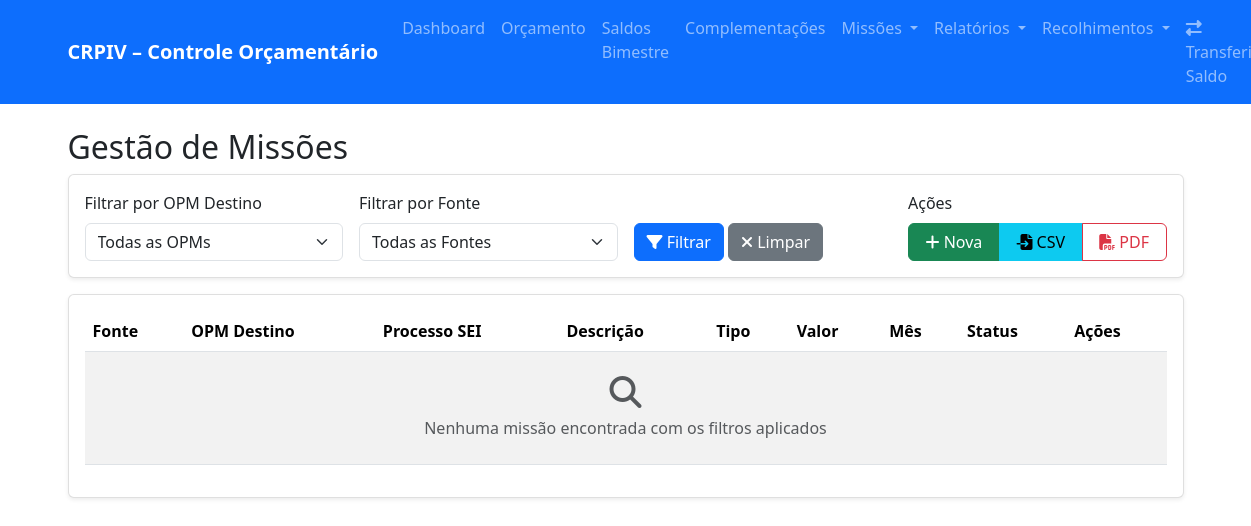
The page /missoes on the database as committed earlier.
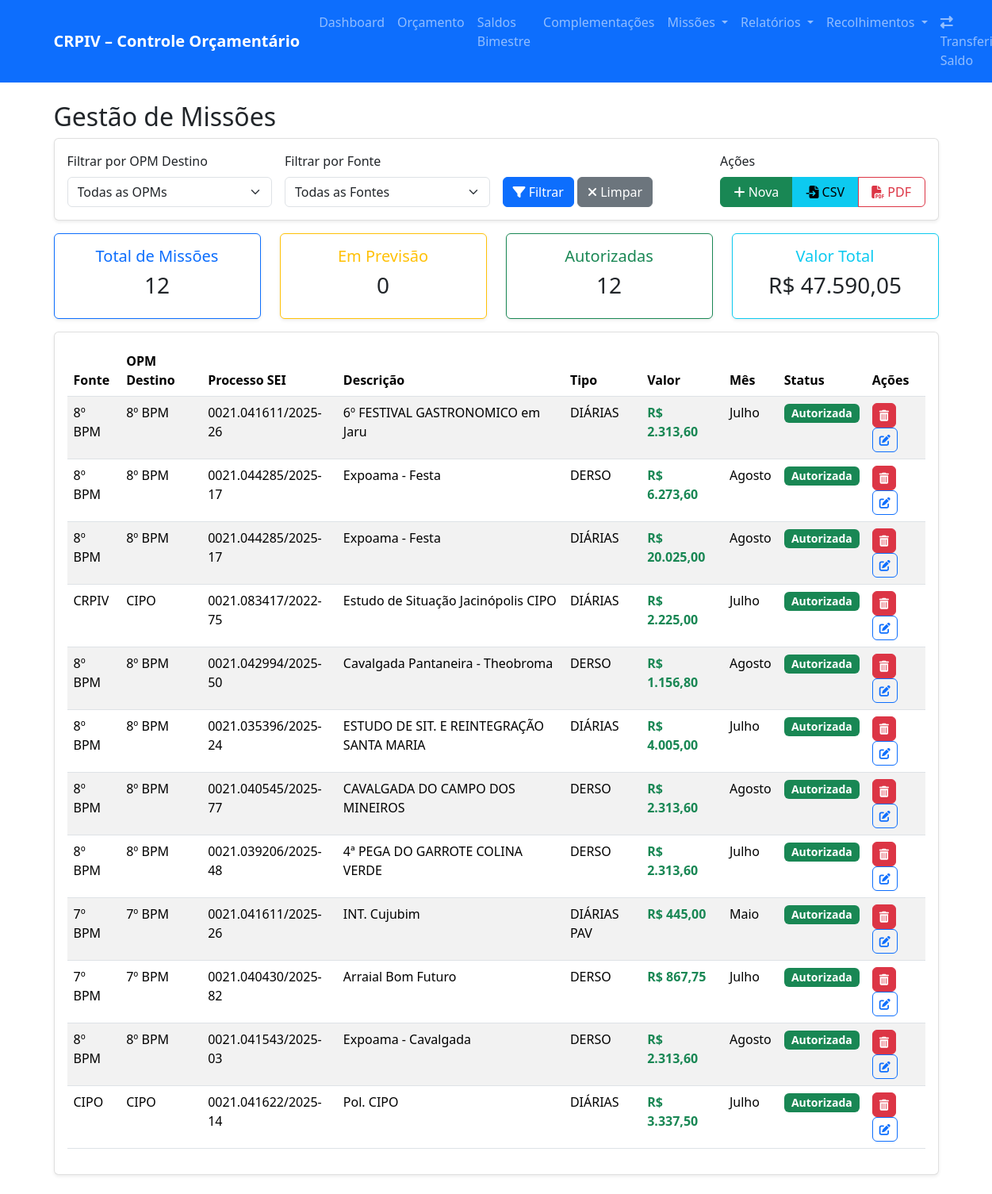
The same page on the database as committed later.
### models.py (models this page shows)
class Missao(db.Model):
    id = db.Column(db.Integer, primary_key=True)
    fonte_dinheiro = db.Column(db.String(20), nullable=False)
    opm_destino = db.Column(db.String(20), nullable=False)
    processo_sei = db.Column(db.String(50), nullable=False)
    descricao = db.Column(db.Text, nullable=False)
    periodo = db.Column(db.String(50), nullable=False)
    mes = db.Column(db.String(20), nullable=False)
    tipo = db.Column(db.String(20), nullable=False)
    valor = db.Column(db.Float, nullable=False)
    numero_autorizacao = db.Column(db.String(50))
    status = db.Column(db.String(20), default='previsao')
    data_criacao = db.Column(db.DateTime, default=datetime.utcnow)
    data_autorizacao = db.Column(db.DateTime)
    observacoes = db.Column(db.Text)

### app.py (the view, shortened to what this page needs)
@app.route('/missoes', methods=['GET', 'POST'])
def missoes():
    opm_filtro = request.args.get('opm_filtro', '')
    fonte_filtro = request.args.get('fonte_filtro', '')
    query = Missao.query
    if opm_filtro:
        query = query.filter(Missao.opm_destino == opm_filtro)
    if fonte_filtro:
        query = query.filter(Missao.fonte_dinheiro == fonte_filtro)
    missoes = query.order_by(Missao.data_criacao.desc()).all()
    return render_template('missoes.html',
                         missoes=missoes,
                         unidades=UNIDADES,
                         tipos=TIPOS_ORCAMENTO,
                         meses=MESES,
                         opm_filtro=opm_filtro,
                         fonte_filtro=fonte_filtro)

### app.py (called while the page is built)
@app.template_filter('currency')
def currency_filter(value):
    if value is None:
        return "0,00"
    try:
        return f"{float(value):,.2f}".replace(',', 'X').replace('.', ',').replace('X', '.')
    except (ValueError, TypeError):
        return "0,00"

### templates/missoes.html (shortened to what this page needs)
{% extends "base.html" %}
{% block content %}
<div class="row">
    <div class="col-12">
        <h2>Gestão de Missões</h2>
        <div class="card mb-3">
            <div class="card-body">
                <form method="GET" class="row g-3">
                    <div class="col-md-3">
                        <label class="form-label">Filtrar por OPM Destino</label>
                        <select name="opm_filtro" class="form-select">
                            <option value="">Todas as OPMs</option>
                        </select>
                    </div>
                    <div class="col-md-3">
                        <label class="form-label">Filtrar por Fonte</label>
                        <select name="fonte_filtro" class="form-select">
                            <option value="">Todas as Fontes</option>
                        </select>
                    </div>
                    <div class="col-md-3">
                        <label class="form-label">&nbsp;</label>
                        <div>
                            <button type="submit" class="btn btn-primary">
                                <i class="fas fa-filter"></i> Filtrar
                            </button>
                            <a href="{{ url_for('missoes') }}" class="btn btn-secondary">
                                <i class="fas fa-times"></i> Limpar
                            </a>
                        </div>
                    </div>
                    <div class="col-md-3">
                        <label class="form-label">Ações</label>
                        <div class="btn-group w-100">
                            <button type="button" class="btn btn-success" data-bs-toggle="modal" data-bs-target="#novaMissaoModal">
                                <i class="fas fa-plus"></i> Nova
                            </button>
                            <a href="{{ url_for('importar_missoes') }}" class="btn btn-info">
                                <i class="fas fa-file-import"></i> CSV
                            </a>
                            <a href="{{ url_for('exportar_pdf') }}?tipo=missoes&opm_filtro={{ omp_filtro }}&fonte_filtro={{ fonte_filtro }}"
                               class="btn btn-outline-danger">
                                <i class="fas fa-file-pdf"></i> PDF
                            </a>
                        </div>
                    </div>
                </form>
            </div>
        </div>
    </div>
</div>
{% if missoes %}
<div class="row mb-3">
    <div class="col-md-3">
        <div class="card border-primary">
            <div class="card-body text-center">
                <h5 class="text-primary">Total de Missões</h5>
                <h3>{{ missoes|length }}</h3>
            </div>
        </div>
    </div>
    <div class="col-md-3">
        <div class="card border-warning">
            <div class="card-body text-center">
                <h5 class="text-warning">Em Previsão</h5>
                <h3>{{ missoes|selectattr('status', 'equalto', 'previsao')|list|length }}</h3>
            </div>
        </div>
    </div>
    <div class="col-md-3">
        <div class="card border-success">
            <div class="card-body text-center">
                <h5 class="text-success">Autorizadas</h5>
                <h3>{{ missoes|selectattr('status', 'equalto', 'autorizada')|list|length }}</h3>
            </div>
        </div>
    </div>
    <div class="col-md-3">
        <div class="card border-info">
            <div class="card-body text-center">
                <h5 class="text-info">Valor Total</h5>
                <h3>R$ {{ (missoes|sum(attribute='valor'))|currency }}</h3>
            </div>
        </div>
    </div>
</div>
{% endif %}
<div class="card">
    <div class="card-body">
        <div class="table-responsive">
            <table class="table table-striped">
                <thead>
                    <tr>
                        <th>Fonte</th>
                        <th>OPM Destino</th>
                        <th>Processo SEI</th>
                        <th>Descrição</th>
                        <th>Tipo</th>
                        <th>Valor</th>
                        <th>Mês</th>
                        <th>Status</th>
                        <th>Ações</th>
                    </tr>
                </thead>
                <tbody>
                    {% for missao in missoes %}
                    <tr>
                        <td>{{ missao.fonte_dinheiro }}</td>
                        <td>{{ missao.opm_destino }}</td>
                        <td>{{ missao.processo_sei }}</td>
                        <td>{{ missao.descricao[:50] }}{% if missao.descricao|length > 50 %}...{% endif %}</td>
                        <td>{{ missao.tipo }}</td>
                        <td class="fw-bold text-success">R$ {{ missao.valor|currency }}</td>
                        <td>{{ missao.mes }}</td>
                        <td>
                            <span class="badge bg-{{ 'success' if missao.status == 'autorizada' else 'warning' }}">
                                {{ missao.status.title() }}
                            </span>
                        </td>
                        <td>
                            <form action="{{ url_for('remover_missao', missao_id=missao.id) }}" method="post" style="display:inline;" onsubmit="return confirm('Tem certeza que deseja apagar esta missão?');">
                                <button type="submit" class="btn btn-danger btn-sm" title="Apagar missão">
                                    <i class="fas fa-trash-alt"></i>
                                </button>
                            </form>
                            <div class="btn-group btn-group-sm">
                                <a href="{{ url_for('editar_missao', missao_id=missao.id) }}"
                                   class="btn btn-outline-primary" title="Editar">
                                   <i class="fas fa-edit"></i>
                                </a>
                            </div>
                        </td>
                    </tr>
                    {% else %}
                    <tr>
                        <td colspan="9" class="text-center text-muted py-4">
                            <i class="fas fa-search fa-2x mb-2"></i>
                            <br>Nenhuma missão encontrada com os filtros aplicados
                        </td>
                    </tr>
                    {% endfor %}
                </tbody>
            </table>
        </div>
    </div>
</div>
{% endblock %}

### templates/base.html (shortened to what this page needs)
<!DOCTYPE html>
<html lang="pt-BR">
<head>
    <link href="https://cdn.jsdelivr.net/npm/bootstrap@5.3.2/dist/css/bootstrap.min.css" rel="stylesheet">
    <link rel="stylesheet" href="https://cdnjs.cloudflare.com/ajax/libs/font-awesome/6.5.1/css/all.min.css">
    <link rel="stylesheet" href="{{ url_for('static', filename='css/style.css') }}">
</head>
<body>
<nav class="navbar navbar-expand-lg navbar-dark bg-primary">
    <div class="container">
        <a class="navbar-brand fw-bold" href="{{ url_for('index') }}">CRPIV – Controle Orçamentário</a>
        <div class="navbar-nav ms-auto">
            <a class="nav-link" href="{{ url_for('index') }}">Dashboard</a>
            <a class="nav-link" href="{{ url_for('orcamento') }}">Orçamento</a>
            <a class="nav-link" href="{{ url_for('saldos_bimestre') }}">Saldos Bimestre</a>
            <a class="nav-link" href="{{ url_for('complementacao') }}">Complementações</a>
            <div class="nav-item dropdown">
                <a class="nav-link dropdown-toggle" href="#" role="button" data-bs-toggle="dropdown">
                    Missões
                </a>
            </div>
            <div class="nav-item dropdown">
                <a class="nav-link dropdown-toggle" href="#" role="button" data-bs-toggle="dropdown">
                    Relatórios
                </a>
            </div>
            <div class="nav-item dropdown">
                <a class="nav-link dropdown-toggle" href="#" role="button" data-bs-toggle="dropdown">
                    Recolhimentos
                </a>
            </div>
            <li class="nav-item">
                <a class="nav-link" href="{{ url_for('transferir_saldo') }}">
                    <i class="fas fa-exchange-alt"></i> Transferir Saldo
                </a>
            </li>
        </div>
    </div>
</nav>
<div class="container my-4">
    {% block content %}{% endblock %}
</div>
</body>
</html>

### static/css/style.css (style rules this page uses)
.card { box-shadow: 0 0.125rem 0.25rem rgba(0, 0, 0, 0.075); border: 1px solid rgba(0, 0, 0, 0.125); }
.badge { font-size: 0.875em; }
.table th { border-top: none; font-weight: 600; }
.navbar-brand { font-weight: bold; }
.btn { border-radius: 0.375rem; }
.form-control, .form-select { border-radius: 0.375rem; }

Rows that differ between the two databases and show on the page:
added Missao: fonte_dinheiro "8º BPM", opm_destino "8º BPM", processo_sei "0021.041611/2025-26", descricao "6º FESTIVAL GASTRONOMICO em Jaru", tipo "DIÁRIAS", valor "2.313,60", mes "Julho", status "Autorizada"
added Missao: fonte_dinheiro "8º BPM", opm_destino "8º BPM", processo_sei "0021.044285/2025-17", descricao "Expoama - Festa", tipo "DERSO", valor "6.273,60", mes "Agosto", status "Autorizada"
added Missao: fonte_dinheiro "8º BPM", opm_destino "8º BPM", processo_sei "0021.044285/2025-17", descricao "Expoama - Festa", tipo "DIÁRIAS", valor "20.025,00", mes "Agosto", status "Autorizada"
added Missao: fonte_dinheiro "CRPIV", opm_destino "CIPO", processo_sei "0021.083417/2022-75", descricao "Estudo de Situação Jacinópolis CIPO", tipo "DIÁRIAS", valor "2.225,00", mes "Julho", status "Autorizada"
added Missao: fonte_dinheiro "8º BPM", opm_destino "8º BPM", processo_sei "0021.042994/2025-50", descricao "Cavalgada Pantaneira - Theobroma", tipo "DERSO", valor "1.156,80", mes "Agosto", status "Autorizada"
added Missao: fonte_dinheiro "8º BPM", opm_destino "8º BPM", processo_sei "0021.035396/2025-24", descricao "ESTUDO DE SIT. E REINTEGRAÇÃO SANTA MARIA", tipo "DIÁRIAS", valor "4.005,00", mes "Julho", status "Autorizada"
added Missao: fonte_dinheiro "8º BPM", opm_destino "8º BPM", processo_sei "0021.040545/2025-77", descricao "CAVALGADA DO CAMPO DOS MINEIROS", tipo "DERSO", valor "2.313,60", mes "Agosto", status "Autorizada"
added Missao: fonte_dinheiro "8º BPM", opm_destino "8º BPM", processo_sei "0021.039206/2025-48", descricao "4ª PEGA DO GARROTE COLINA VERDE", tipo "DERSO", valor "2.313,60", mes "Julho", status "Autorizada"
added Missao: fonte_dinheiro "7º BPM", opm_destino "7º BPM", processo_sei "0021.041611/2025-26", descricao "INT. Cujubim", tipo "DIÁRIAS PAV", valor "445,00", mes "Maio", status "Autorizada"
added Missao: fonte_dinheiro "7º BPM", opm_destino "7º BPM", processo_sei "0021.040430/2025-82", descricao "Arraial Bom Futuro", tipo "DERSO", valor "867,75", mes "Julho", status "Autorizada"
added Missao: fonte_dinheiro "8º BPM", opm_destino "8º BPM", processo_sei "0021.041543/2025-03", descricao "Expoama - Cavalgada", tipo "DERSO", valor "2.313,60", mes "Agosto", status "Autorizada"
added Missao: fonte_dinheiro "CIPO", opm_destino "CIPO", processo_sei "0021.041622/2025-14", descricao "Pol. CIPO", tipo "DIÁRIAS", valor "3.337,50", mes "Julho", status "Autorizada"
Other text that changed with them:
{{ missoes|length }}: (not shown) → "12"
{{ missoes|selectattr('status', 'equalto', 'previsao')|list|length }}: (not shown) → "0"
{{ missoes|selectattr('status', 'equalto', 'autorizada')|list|length }}: (not shown) → "12"
{{ (missoes|sum(attribute='valor'))|currency }}: (not shown) → "47.590,05"
text no longer shown: "Nenhuma missão encontrada com os filtros aplicados"
text now shown: "Total de Missões Em Previsão Autorizadas Valor Total R$"
